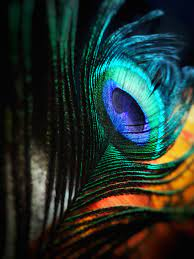
#> input picture Resources/feather.jpg, 194 x 259 px
$ python Chapter3.py
#> lines starting #> are read from the running program, lines starting #| are printed output that depends on the picture
import cv2

# openCV convention for dimensions
# x-dimension is same as used in mathematics
# y-dimension is opposite to that used in mathematics
# for an image the origin is at the top-left most corner and the largest width and height at lower-right most corner

img = cv2.imread("Resources/feather.jpg")
#> img is the input picture: shape (259, 194, 3); mean B, G, R 44.6, 49.9, 35.3
print(img.shape)    # method to find the size of the image  (height, width, color_scales)
#| (259, 194, 3)

imgResize = cv2.resize(img, (300, 200))   # (width, height)
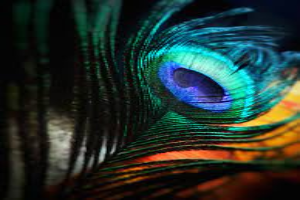
#> imgResize: shape (200, 300, 3); mean B, G, R 44.5, 49.8, 35.2
print(imgResize.shape)
#| (200, 300, 3)

imgResizeGray = cv2.cvtColor(imgResize, cv2.COLOR_BGR2GRAY)
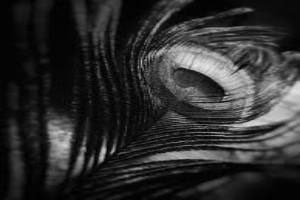
#> imgResizeGray: shape (200, 300); min 0, max 232, mean 44.9
print(imgResizeGray.shape)  # gray image only has one color scale (gray) so there would be no third value in output
#| (200, 300)

imageCropped = img[0:200,50:150]    # [height, width]
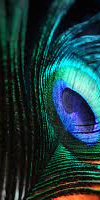
#> imageCropped: shape (200, 100, 3); mean B, G, R 60.9, 58.3, 27.2
print(imageCropped.shape)
#| (200, 100, 3)

cv2.imshow("Image", img)
cv2.imshow("Image Resize", imgResize)
cv2.imshow("Image Resize Gray", imgResizeGray)
cv2.imshow("Image Cropped", imageCropped)

cv2.waitKey(0)

$ run again, with Resources/people.jpg copied over Resources/feather.jpg
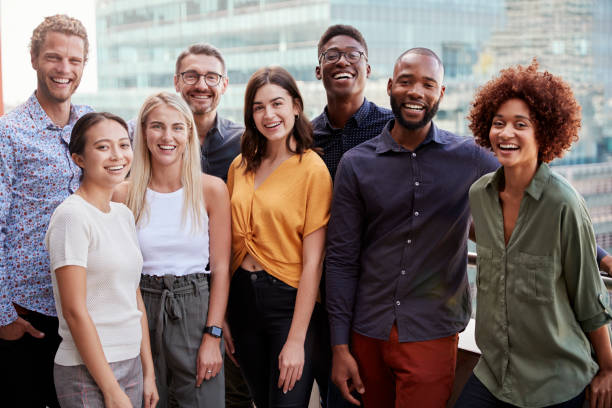
#> input picture Resources/people.jpg, 612 x 408 px
#> img is the input picture: shape (408, 612, 3); mean B, G, R 109.5, 112.6, 126.8
#| (408, 612, 3)
#| (200, 300, 3)
#> `imgResizeGray = cv2.cvtColor(imgResize, cv2.COLOR_BGR2GRAY)`:
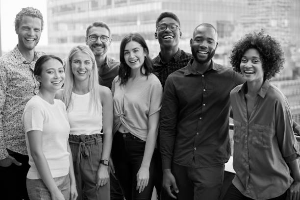
#> imgResizeGray: shape (200, 300); min 0, max 255, mean 116.4
#| (200, 300)
#> `imageCropped = img[0:200,50:150]`:
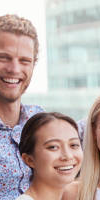
#> imageCropped: shape (200, 100, 3); mean B, G, R 170.5, 173.9, 188
#| (200, 100, 3)
